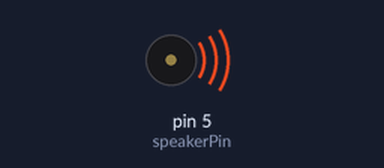
This sketch was run on a simulated Arduino Uno, built with avr-gcc and run on an emulated ATmega328P. On the bench: buzzer (waves = sounding).

Above: at 1.0 s.
At 5.34 s:
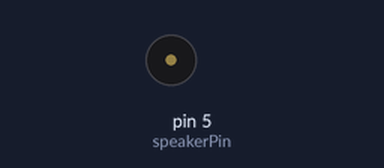
Timing chart, 0 to 14.3 s (numbered marks = the images above):
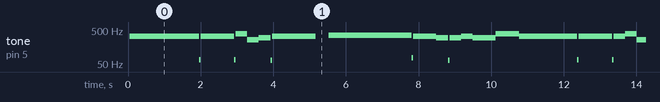

Measured:
- by itself, tone on pin 5 (speakerPin): plays 328 Hz for 1.9 s, 66 Hz for 0.04 s, 328 Hz for 0.92 s, 66 Hz for 0.04 s, 391 Hz for 0.32 s, 260 Hz for 0.32 s … (216 notes in this stretch)

The sketch:

_8.Buzzer_PWM_3.ino
```cpp
int speakerPin = 5;                                                                                           // 정수현 변수 speakerPin를 선언하고 5를 대입

int length = 51;                                                                                                // 노래의 총 길이 설정
char notes[] = "eeeeeeegcde fffffeeeeddedgeeeeeeegcde fffffeeeggfdc";             // 음계 설정
int beats[] = { 1, 1, 2, 1, 1, 2, 1, 1, 1, 1, 4,
                1, 1, 1, 1, 1, 1, 1, 1, 1, 1, 1, 1, 1, 2, 2,
                1, 1, 2, 1, 1, 2, 1, 1, 1, 1, 4,
                1, 1, 1, 1, 1, 1, 1, 1, 1, 1, 1, 1, 1, 4
              };                                                                                                           // 해당하는 음이 울리는 길이 설정
int tempo = 300;                                                                                                   // 캐럴이 연주되는 속도
void playTone(int tone, int duration)
{
  for (long i = 0; i < duration * 1000L; i += tone * 2)
  {
    digitalWrite(speakerPin, HIGH);
    delayMicroseconds(tone);
    digitalWrite(speakerPin, LOW);
    delayMicroseconds(tone);
  }
}

void playNote(char note, int duration)
{
  char names[] = { 'c', 'd', 'e', 'f', 'g', 'a', 'b', 'C' };                                                         //음계 함수 설정
  int tones[] = { 1915, 1700, 1519, 1432, 1275, 1136, 1014, 956 };                                 // 음계 톤 설정
  for (int i = 0; i < 8; i++)
  {
    if (names[i] == note)
    {
      playTone(tones[i], duration);
    }
  }
}

void setup()
{
  pinMode(speakerPin, OUTPUT);
}

void loop() {
  for (int i = 0; i < length; i++)
  {
    if (notes[i] == ' ')
    {
      delay(beats[i] * tempo); // rest
    }
    else
    {
      playNote(notes[i], beats[i] * tempo);
    }
    delay(tempo / 10);
  }
  delay(500);
}
```
